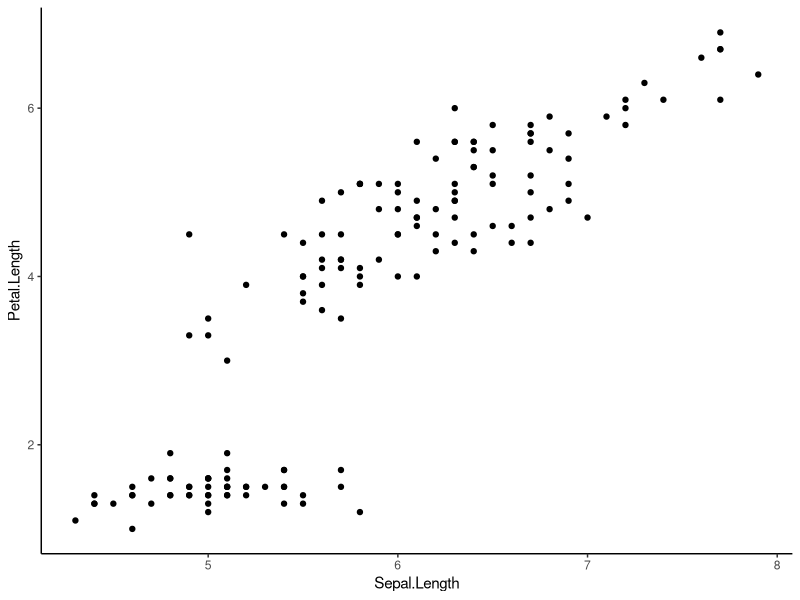

This figure's R source:

# "Sepal.Length" "Sepal.Width"  "Petal.Length" "Petal.Width"  "Species"
suppressPackageStartupMessages({
  library(ggplot2)
})

p = ggplot(iris, aes(x = Sepal.Length, y = Petal.Length)) +
  geom_point() +
  theme_classic()

print(p)
